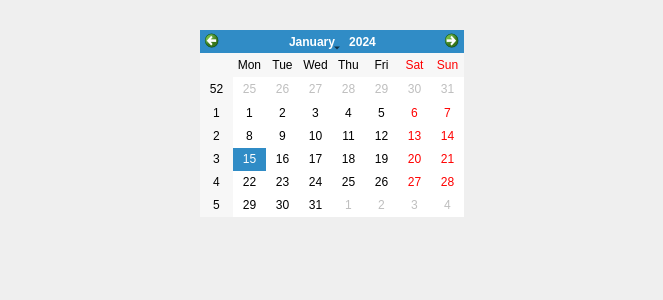
<?xml version="1.0" encoding="UTF-8"?>
<ui version="4.0">
 <class>Dialog</class>
 <widget class="QDialog" name="Dialog">
  <property name="geometry">
   <rect>
    <x>0</x>
    <y>0</y>
    <width>663</width>
    <height>300</height>
   </rect>
  </property>
  <property name="windowTitle">
   <string>Dialog</string>
  </property>
  <widget class="QCalendarWidget" name="calendarWidget">
   <property name="geometry">
    <rect>
     <x>200</x>
     <y>30</y>
     <width>264</width>
     <height>187</height>
    </rect>
   </property>
  </widget>
 </widget>
 <resources/>
 <connections/>
</ui>
